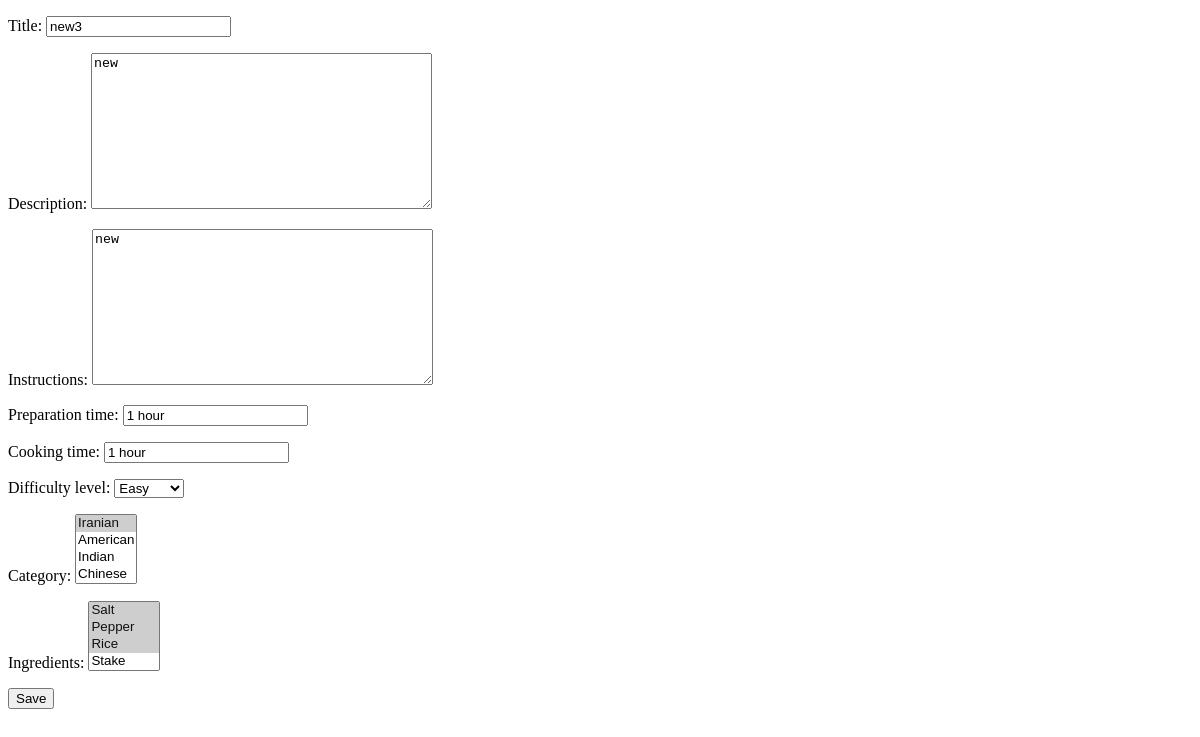
Before: /recipe-update/8 with the older database file.
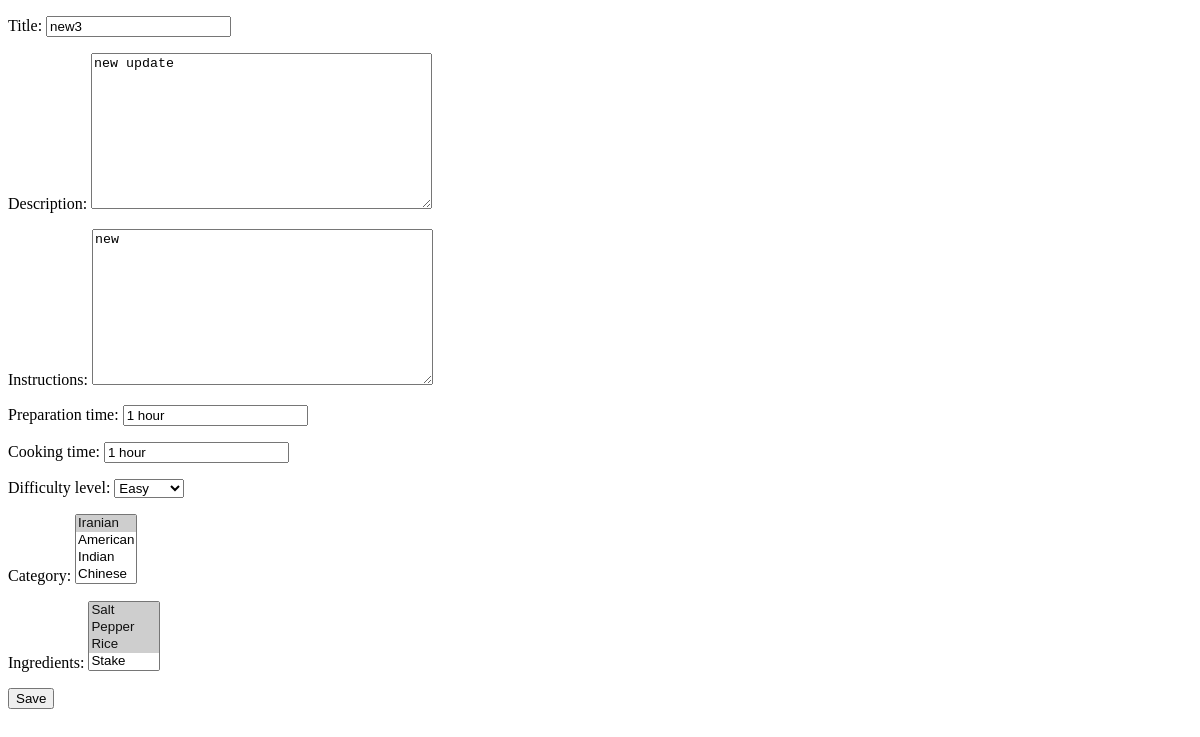
After: the same page with the newer database file.
### recipe/models.py (models this page shows, shortened)
class Recipe(models.Model):
    DIFFICULTY_CHOICES = [
        ('Easy', 'Easy'),
        ('Medium', 'Medium'),
        ('Hard', 'Hard'),
        ]
    title = models.CharField(max_length=50)
    description = models.TextField()
    instructions = models.TextField()
    preparation_time = models.CharField(max_length=50)
    cooking_time = models.CharField(max_length=50)
    difficulty_level = models.CharField(max_length=50, choices=DIFFICULTY_CHOICES)
    category = models.ManyToManyField('Category', related_name= 'recipe_category')
    ingredients = models.ManyToManyField('Ingredients', related_name= 'recipe_ingredients')

### recipe/views.py (the view)
# urls.py: path('recipe-update/<int:pk>', RecipeUpdateView, name= 'recipe_update'),
def RecipeUpdateView(request, pk):
    recipe = Recipe.objects.get(pk = pk)
    if request.method == 'GET':
        form = RecipeForm(instance=recipe)
        return render(request, 'recipe_update.html',{'form': form, 'recipe': recipe})
    elif request.method == 'POST':
        form = RecipeForm(request.POST, instance=recipe)
        if form.is_valid():
            form.save()
            return redirect('recipe_list')

### recipe/forms.py
class RecipeForm(ModelForm):
    class Meta:
        model = Recipe
        fields = '__all__'

### recipe/models.py (called while the page is built)
    def __str__(self):
        return self.name

    def __str__(self):
        return self.name

### templates/recipe_update.html (shortened to what this page needs)
<!DOCTYPE html>
<html lang="en">
<head>
</head>
<body>
    <form action="{% url 'recipe_update' recipe.pk %}" method="post">
        {{ form.as_p }}
        <input type="submit" value="Save">
    </form>
</body>
</html>

Changed rows visible on the page:
changed Recipe "new3": description "new" → "new update"
